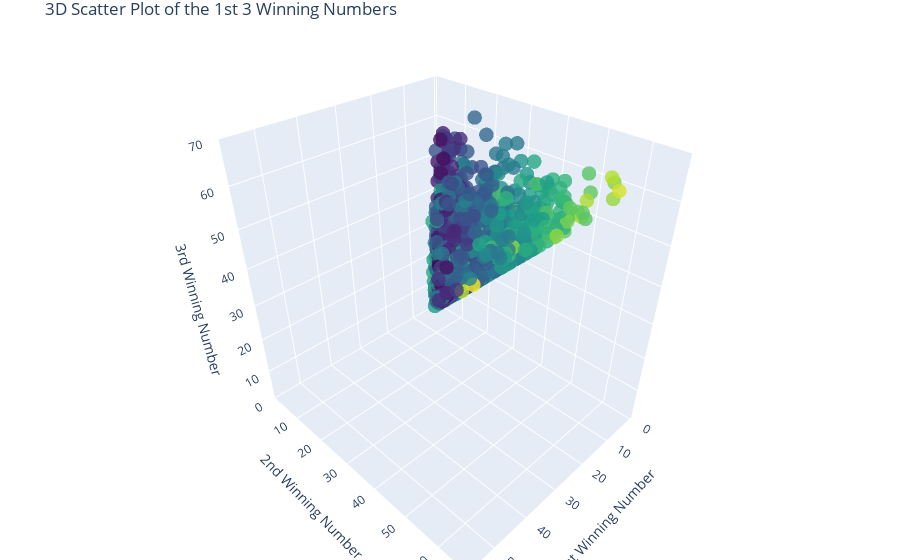

Notebook cell for this chart:
### Code cell
#create 3d plot with first 3 winning numbers
x=df['win_num_1']
y=df['win_num_2']
z=df['win_num_3']
fig = go.Figure(data=[go.Scatter3d(
    x=x,
    y=y,
    z=z,
    mode='markers+text',
    hoverinfo='text', 
    hovertext=df['Winning Numbers'],
    marker=dict(
        size=5,
        color=y,
        colorscale='Viridis', 
        opacity=0.8
    )
)]).update_layout(title=dict(text="3D Scatter Plot of the 1st 3 Winning Numbers"),
                    margin=dict(l=0, r=0, t=30, b=0),
                    scene = dict(
                    xaxis = dict(title='1st Winning Number'),
                    yaxis = dict(title='2nd Winning Number'),
                    zaxis = dict(title='3rd Winning Number')
                    ))
fig.show()

### Figure 1 — Plotly figure (JSON) as saved in the notebook; plotly's stock layout.template omitted (floating-point values rounded to 4 significant figures; data arrays with more than 128 entries replaced by an {"elided": "..."} marker saying what was removed)
{"data": [{"hoverinfo": "text", "hovertext": {"elided": "2402 str values"}, "marker": {"color": {"elided": "2402 int values"}, "colorscale": [[0, "#440154"], [0.1111, "#482878"], [0.2222, "#3e4989"], [0.3333, "#31688e"], [0.4444, "#26828e"], [0.5556, "#1f9e89"], [0.6667, "#35b779"], [0.7778, "#6ece58"], [0.8889, "#b5de2b"], [1, "#fde725"]], "opacity": 0.8, "size": 5}, "mode": "markers+text", "type": "scatter3d", "x": {"elided": "2402 int values"}, "y": {"elided": "2402 int values"}, "z": {"elided": "2402 int values"}}], "layout": {"margin": {"b": 0, "l": 0, "r": 0, "t": 30}, "scene": {"xaxis": {"title": {"text": "1st Winning Number"}}, "yaxis": {"title": {"text": "2nd Winning Number"}}, "zaxis": {"title": {"text": "3rd Winning Number"}}}, "title": {"text": "3D Scatter Plot of the 1st 3 Winning Numbers"}}}
